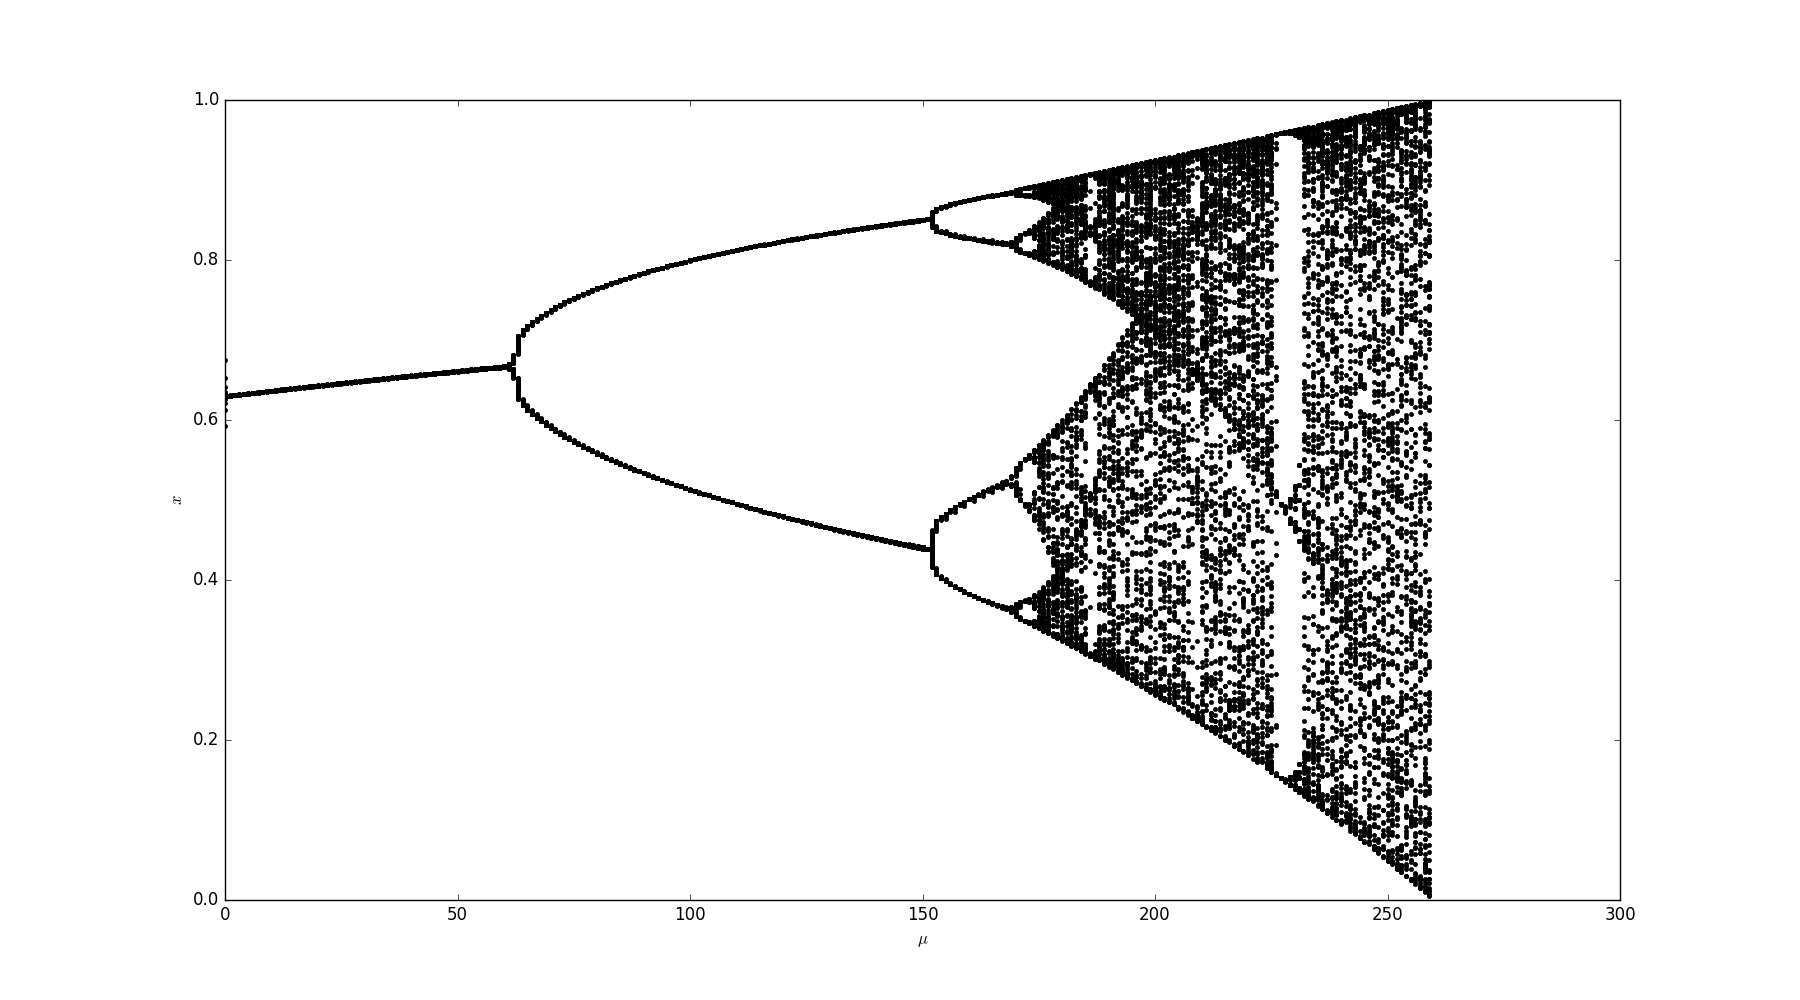

This chart was generated by the following Python code:
#!/usr/bin/env python3
# -*- coding: utf-8 -*-

"""A bifurcation diagram demo: Feigenbaum Constant
See http://fr.wikipedia.org/wiki/Nombres_de_Feigenbaum"""

# Copyright (c) 2012 Jérémie DECOCK (http://www.jdhp.org)

# Permission is hereby granted, free of charge, to any person obtaining a copy
# of this software and associated documentation files (the "Software"), to deal
# in the Software without restriction, including without limitation the rights
# to use, copy, modify, merge, publish, distribute, sublicense, and/or sell
# copies of the Software, and to permit persons to whom the Software is
# furnished to do so, subject to the following conditions:

# The above copyright notice and this permission notice shall be included in
# all copies or substantial portions of the Software.
 
# THE SOFTWARE IS PROVIDED "AS IS", WITHOUT WARRANTY OF ANY KIND, EXPRESS OR
# IMPLIED, INCLUDING BUT NOT LIMITED TO THE WARRANTIES OF MERCHANTABILITY,
# FITNESS FOR A PARTICULAR PURPOSE AND NONINFRINGEMENT. IN NO EVENT SHALL THE
# AUTHORS OR COPYRIGHT HOLDERS BE LIABLE FOR ANY CLAIM, DAMAGES OR OTHER
# LIABILITY, WHETHER IN AN ACTION OF CONTRACT, TORT OR OTHERWISE, ARISING FROM,
# OUT OF OR IN CONNECTION WITH THE SOFTWARE OR THE USE OR OTHER DEALINGS IN
# THE SOFTWARE.
import matplotlib

import numpy as np
import matplotlib.pyplot as plt

MU_MIN = 2.7
MU_MAX = 4.0
MU_DELTA = 0.005

NUM_IT = 150

X_INIT = 0.5

fig, ax = plt.subplots(nrows=1, ncols=1, figsize=(18, 10))

x = X_INIT
y_list = []

for mu in np.arange(MU_MIN, MU_MAX, MU_DELTA).tolist():
    y = []
    for it in range(NUM_IT):
        x = mu * x * (1.0 - x)
        y.append(x)
    y_list.append(y)

ax.plot(y_list, '.k')
ax.set_xlabel('$\mu$')
ax.set_ylabel('$x$')

# SAVE FILES ######################
plt.savefig("feigenbaum.png")

plt.show()